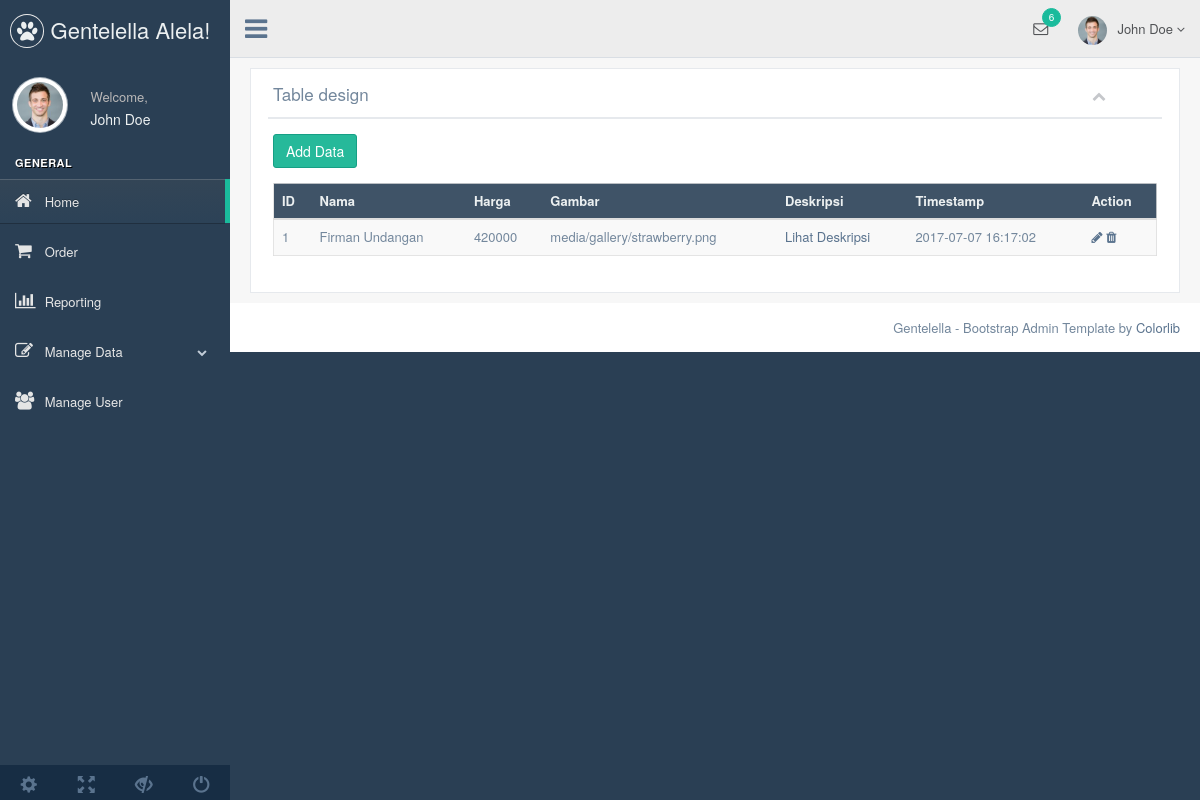
The app's page /admin/index.php?menu=undangan (signed in), older data.
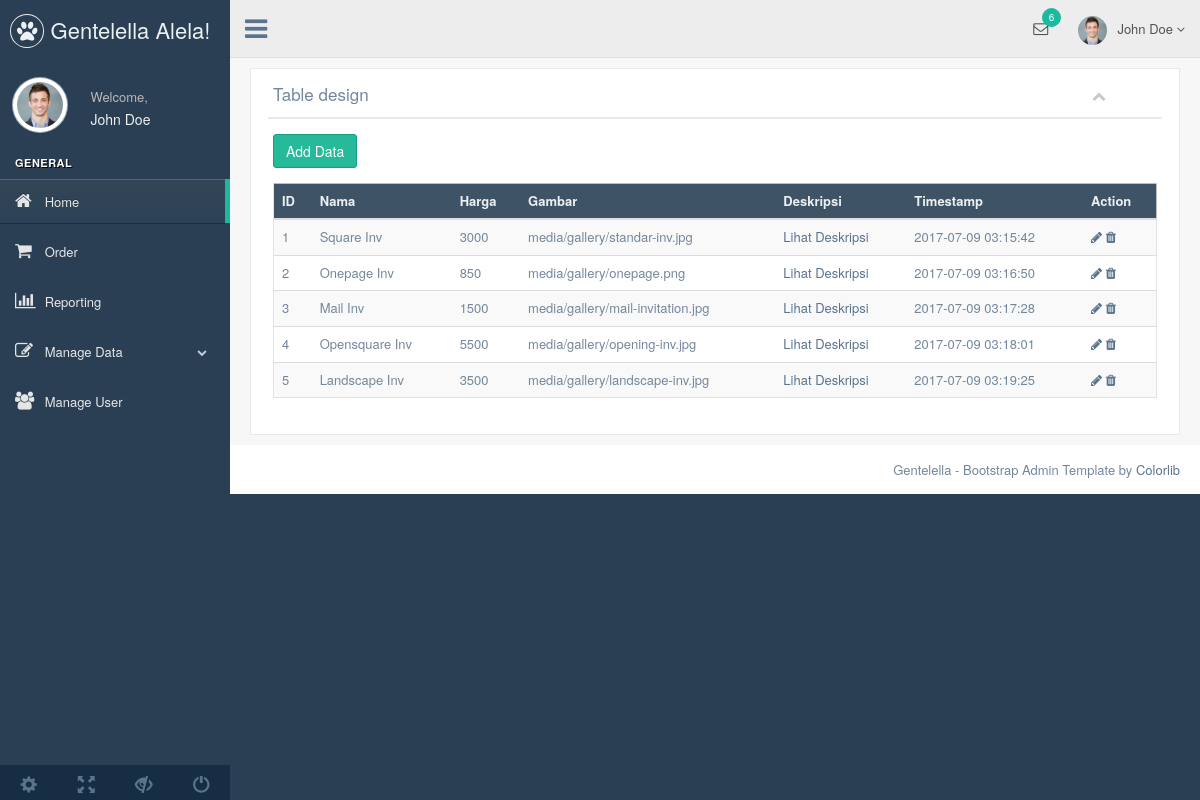
The same page, newer data.
### tables this page shows
CREATE TABLE `undangan` (
  `id` int(11) NOT NULL,
  `name` varchar(255) NOT NULL,
  `price` int(11) NOT NULL,
  `image` varchar(255) NOT NULL,
  `description` text NOT NULL,
  `create_date` timestamp NOT NULL DEFAULT CURRENT_TIMESTAMP ON UPDATE CURRENT_TIMESTAMP
);

### admin/undangan.php (the view, shortened to what this page needs)
<div class="row">
  <div class="col-md-12 col-sm-12 col-xs-12">
    <div class="x_panel">
      <div class="x_title">
        <h2>Table design <small>Custom design</small></h2>
        <ul class="nav navbar-right panel_toolbox">
          <li><a class="collapse-link"><i class="fa fa-chevron-up"></i></a></li>
        </ul>
        <div class="clearfix"></div>
      </div>
      <div class="x_content">
        <p><a href="#" class="btn btn-success" data-target="#ModalAdd" data-toggle="modal">Add Data</a></p>
        <div class="table-responsive">
          <table class="table table-striped jambo_table bulk_action">
            <thead>
              <tr class="headings">
                <th class="column-title">ID</th>
                <th class="column-title">Nama</th>
                <th class="column-title">Harga</th>
                <th class="column-title">Gambar</th>
                <th class="column-title">Deskripsi</th>
                <th class="column-title">Timestamp</th>
                <th class="column-title no-link last"><span class="nobr">Action</span></th>
              </tr>
            </thead>
            <tbody>
              <?php
                include "koneksi.php";
                $tbname="undangan";
                $modal=mysqli_query($connection, "SELECT * FROM $tbname");
                while($r=mysqli_fetch_array($modal)){
              ?>
                <tr class="even pointer">
                    <td><?php echo $r['id']; ?></td>
                    <td><?php echo $r['name']; ?></td>
                    <td><?php echo $r['price']; ?></td>
                    <td><?php echo $r['image']; ?></td>
                    <td><a href="#" data-target="#ModalDesc<?php echo $r['id']; ?>" data-toggle="modal">Lihat Deskripsi</a></td>
                    <td><?php echo $r['create_date']; ?></td>
                    <td>
                       <a href="#" class='open_modal' id='<?php echo $r['id']; ?>' tbname="<?php echo $tbname; ?>"><i class="fa fa-pencil"></i></a>
                       <a href="#" onclick="confirm_modal('delete_data.php?id=<?php echo $r['id']; ?>&amp;tbname=<?php echo $tbname; ?>');"><i class="fa fa-trash"></i></a>
                    </td>
                </tr>
              <?php } ?>
        </tbody>
        </table>
        </div>
      </div>
    </div>
  </div>
</div>

Row changes from the older to the newer data that the page shows:
changed undangan id 1: name "Firman Undangan" → "Square Inv"; price "420000" → "3000"; image "media/gallery/strawberry.png" → "media/gallery/standar-inv.jpg"; create_date "2017-07-07 16:17:02" → "2017-07-09 03:15:42"
added undangan: id "2", name "Onepage Inv", price "850", image "media/gallery/onepage.png", create_date "2017-07-09 03:16:50"
added undangan: id "3", name "Mail Inv", price "1500", image "media/gallery/mail-invitation.jpg", create_date "2017-07-09 03:17:28"
added undangan: id "4", name "Opensquare Inv", price "5500", image "media/gallery/opening-inv.jpg", create_date "2017-07-09 03:18:01"
added undangan: id "5", name "Landscape Inv", price "3500", image "media/gallery/landscape-inv.jpg", create_date "2017-07-09 03:19:25"
